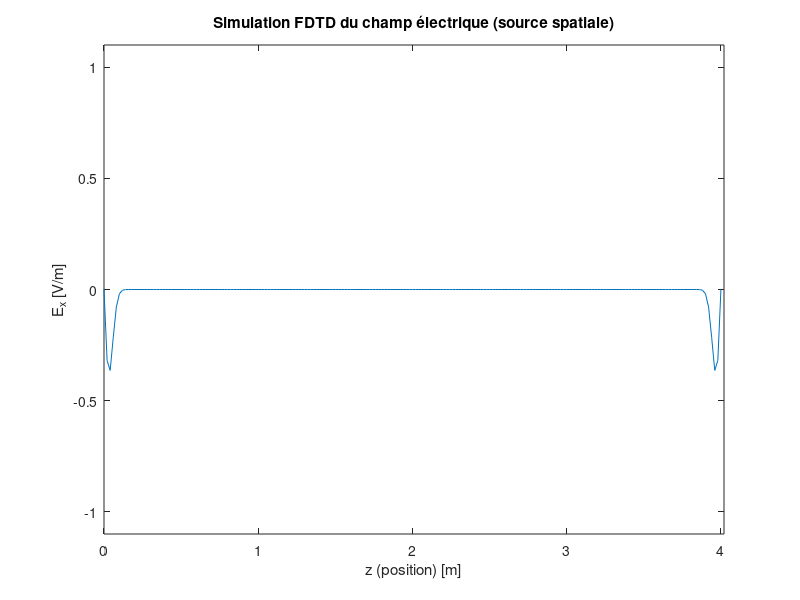
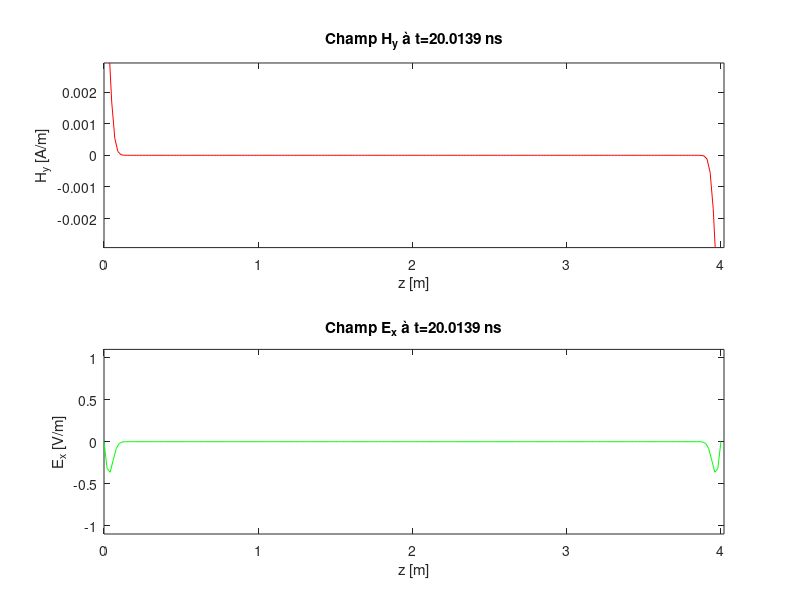

The MATLAB source for these figures, in order:
%%%%%%%%%%%%%%%%%%%%%%%%%%%%%
%  scriptFDTD03.m
%  Source spatiale + amplitude corrigée
%%%%%%%%%%%%%%%%%%%%%%%%%%%%%

clear all; close all; clc;

max_time  = 300;
max_space = 201;

% --- Constantes physiques ---
eps0 = 8.8542e-12;
mu0  = 4*pi*1e-7;
Z0   = 120*pi;
c0   = 1/sqrt(eps0*mu0);

% --- Discretisation ---
L = 4;                         % Longueur du domaine (m)
dz = L./(max_space-1);
alpha = 1;                     % Critère de stabilité (FDTD)
dt = alpha*sqrt(eps0*mu0)*dz;  % Pas temporel

alphaE = 1/eps0 * dt/dz;
alphaH = 1/mu0 * dt/dz;

% --- Initialisation des champs ---
E = zeros(max_space,1);
H = zeros(max_space-1,1);

% =============================
%     Source spatiale (au temps n=1 uniquement)
% =============================
spread = 1.6e-10;
z0 = L/2;                                  % Position de la source au centre

for k = 2:max_space-1
    z = (k-1)*dz;
    % Amplitude multipliée par 2 pour retrouver ondes d’amplitude 1
    E(k) = 2 * exp( - ((z - z0)/(c0*spread))^2 );
end

% =============================
%      BOUCLE TEMPORELLE
% =============================
for n = 1:max_time

    % ----- Boucle sur E -----
    for k = 2:max_space-1
        E(k) = E(k) + alphaE * (H(k-1) - H(k));
    end

    % (Pas de source ici, elle a été imposée uniquement à n=1)

    % ----- Boucle sur H -----
    for j = 1:max_space-1
        H(j) = H(j) + alphaH * (E(j) - E(j+1));
    end

    % ----- Affichage -----
    figure(1)
    plot([0:max_space-1]*dz , E)
    axis([0 (max_space)*dz -1.1 1.1])
    title('Simulation FDTD du champ électrique (source spatiale)')
    xlabel('z (position) [m]')
    ylabel('E_x [V/m]')
    pause(0.05)

end % boucle temporelle

% ============================
%   Figures finales
% ============================
figure(2)
subplot(2,1,1)
plot([0.5:max_space-1.5]*dz, H,'r')
title(['Champ H_y à t=' num2str(n*dt*1e9) ' ns'])
ylabel('H_y [A/m]')
xlabel('z [m]')
axis([0 (max_space)*dz -1.1/Z0 1.1/Z0])

subplot(2,1,2)
plot([0:max_space-1]*dz, E,'g')
title(['Champ E_x à t=' num2str(n*dt*1e9) ' ns'])
ylabel('E_x [V/m]')
xlabel('z [m]')
axis([0 (max_space)*dz -1.1 1.1])
